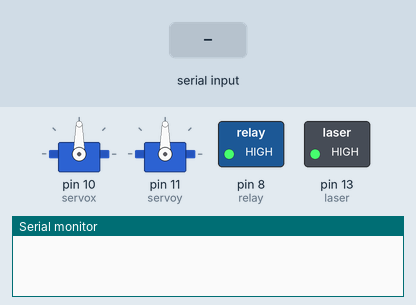
Bench run of a sketch on a simulated Arduino Uno, built with avr-gcc and run on an emulated ATmega328P. On the bench: 2 × servo, switched loads named in the sketch (green lamp = pin HIGH), the last lines printed to the serial monitor. The inputs (shaded band) are chosen by the test bench.

Above: at 1.2 s.
1.3 s: "Y" received over Serial
At 1.7 s:
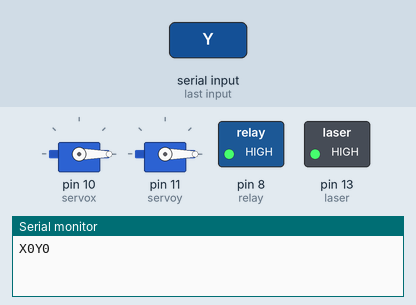
2.8 s: "30,150\n" received over Serial
At 3.1 s:
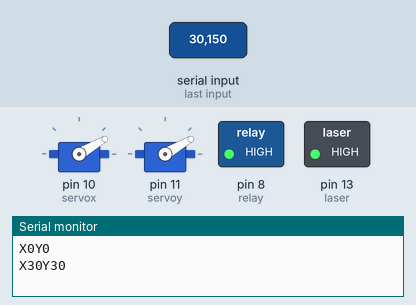
4.3 s: "200\n" received over Serial
At 5.3 s:
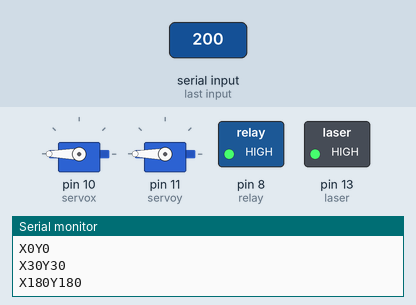
5.8 s: "X" received over Serial
At 6.3 s:
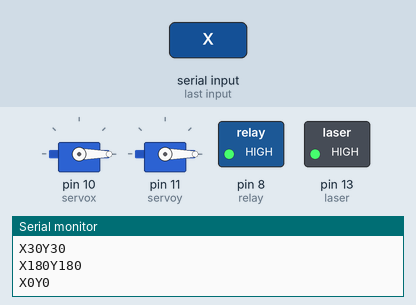
7.3 s: "90,45\n" received over Serial
At 7.7 s:
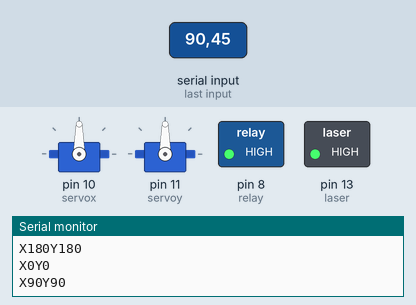
Timing chart, 0 to 9.8 s (numbered marks = the images above; inputs shaded):
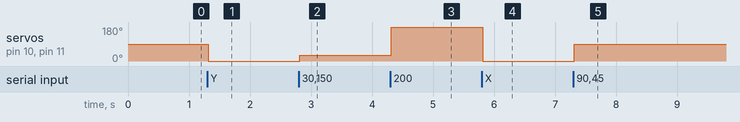

Measured:
- after the input at 1.3 s, servo on pin 10 (servox), servo on pin 11 (servoy): 90° → 0° at once
- after the input at 2.8 s, servo on pin 10 (servox), servo on pin 11 (servoy): 0° → 30° at once
- after the input at 4.3 s, servo on pin 10 (servox), servo on pin 11 (servoy): 30° → 180° at once
- after the input at 5.8 s, servo on pin 10 (servox), servo on pin 11 (servoy): 180° → 0° at once
- after the input at 7.3 s, servo on pin 10 (servox), servo on pin 11 (servoy): 0° → 90° at once

The sketch:

arduino_code.ino
```cpp
#include<Servo.h>

//pins
int relay = 8;
int servoy = 11;
int servox = 10;
int laser = 13;
//endpins
int relay_state = HIGH;

Servo servo_x;
Servo servo_y;

String serial_data;

void setup()
{
  servo_x.attach(servox);
  servo_y.attach(servoy);

  pinMode(laser, OUTPUT);
  digitalWrite(laser, HIGH);
  pinMode(relay, OUTPUT);
  digitalWrite(relay, relay_state);

  Serial.begin(9600);
  Serial.setTimeout(10);
}

void loop()
{
}

void serialEvent()
{
  serial_data = Serial.readString();

  int x = parse_x(serial_data);
  int y = parse_y(serial_data);

  servo_x.write(x);
  servo_y.write(y);

  Serial.println("X" + String(servo_x.read()) + "Y" + String(servo_y.read()));
}

int parse_x(String data)
{
  data.remove(data.indexOf("Y"));
  data.remove(data.indexOf("X"), 1);
  return data.toInt();
}

int parse_y(String data)
{
  data.remove(0,data.indexOf("Y") + 1);
  return data.toInt();
}
```
